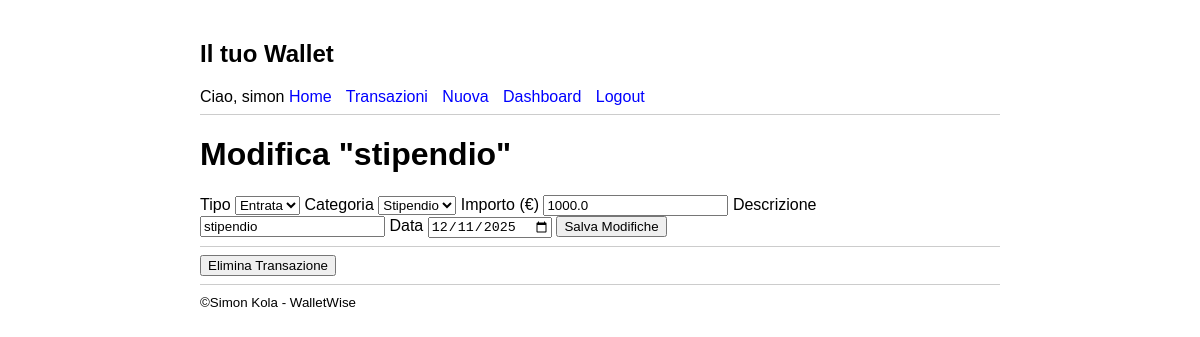
/1/update (signed in), run on an earlier commit of the app's database.
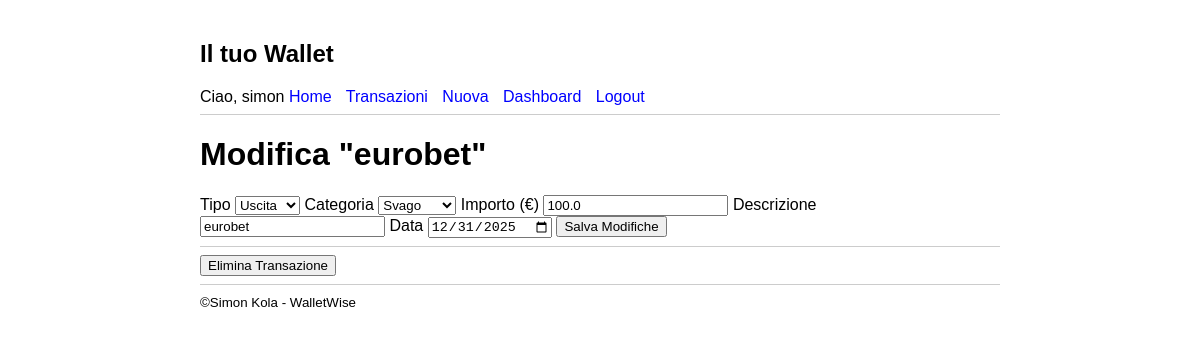
And on a later commit of the database.
### tables this page shows
CREATE TABLE transactions (
  id INTEGER PRIMARY KEY AUTOINCREMENT,
  author_id INTEGER NOT NULL,
  category_id INTEGER NOT NULL,
  created TIMESTAMP NOT NULL DEFAULT CURRENT_TIMESTAMP,
  type TEXT NOT NULL CHECK(type IN ('entrata', 'uscita')),
  amount REAL NOT NULL,
  description TEXT NOT NULL,
  date DATE NOT NULL,
  FOREIGN KEY (author_id) REFERENCES user (id),
  FOREIGN KEY (category_id) REFERENCES categories (id)
);

CREATE TABLE categories (
  id INTEGER PRIMARY KEY AUTOINCREMENT,
  name TEXT NOT NULL
);

### app/main.py (the view, shortened to what this page needs)
@bp.route('/<int:id>/update', methods=('GET', 'POST'))
def update(id):
    if g.user is None:
        return redirect(url_for('auth.login'))
    transaction = get_transaction(id)
    categories = category_repository.find_all()
    return render_template('update.html',
                         transaction=transaction,
                         categories=categories)

### app/auth.py (called while the page is built)
@bp.before_app_request
def load_logged_in_user():
    user_id = session.get('user_id')
    if user_id is None:
        g.user = None
    else:
        g.user = user_repo.get_user_by_id(user_id)

### app/db.py (called while the page is built)
def get_db():
    if 'db' not in g:
        g.db = sqlite3.connect(
            current_app.config['DATABASE']
        )
        g.db.row_factory = sqlite3.Row
    return g.db

### app/main.py (called while the page is built)
def get_transaction(id, check_author=True):
    transaction = transaction_repository.find_by_id(id)
    if transaction is None:
        abort(404, f"Transazione id {id} non esiste.")
    if check_author and transaction['author_id'] != g.user['id']:
        abort(403)  # Vietato!
    return transaction

### app/repositories/categoria_repo.py (called while the page is built)
def find_all():
    db = get_db()
    return db.execute('SELECT * FROM categories ORDER BY name').fetchall()

### app/repositories/transazioni_repo.py (called while the page is built)
def find_by_id(transaction_id):
    db = get_db()
    query = """
        SELECT t.*, u.username, c.name as category_name
        FROM transactions t
        JOIN user u ON t.author_id = u.id
        JOIN categories c ON t.category_id = c.id
        WHERE t.id = ?
    """
    return db.execute(query, (transaction_id,)).fetchone()

### app/templates/update.html
{% extends 'base.html' %}
{% block content %}
    <h1>Modifica "{{ transaction.description }}"</h1>
    <form method="post">
        <label for="type">Tipo</label>
        <select name="type" id="type" required>
            <option value="uscita" {% if transaction.type == 'uscita' %}selected{% endif %}>Uscita</option>
            <option value="entrata" {% if transaction.type == 'entrata' %}selected{% endif %}>Entrata</option>
        </select>
        <label for="category_id">Categoria</label>
        <select name="category_id" id="category_id" required>
            {% for cat in categories %}
            <option value="{{ cat.id }}" {% if cat.id == transaction.category_id %}selected{% endif %}>
                {{ cat.name }}
            </option>
            {% endfor %}
        </select>
        <label for="amount">Importo (€)</label>
        <input type="number" name="amount" id="amount" step="0.01"
               value="{{ request.form.get('amount') or transaction.amount }}" required>
        <label for="description">Descrizione</label>
        <input name="description" id="description"
               value="{{ request.form.get('description') or transaction.description }}" required>
        <label for="date">Data</label>
        <input type="date" name="date" id="date"
               value="{{ request.form.get('date') or transaction.date }}" required>
        <input type="submit" value="Salva Modifiche">
    </form>
    <hr>
    <form action="{{ url_for('main.delete', id=transaction.id) }}" method="post">
        <input type="submit" value="Elimina Transazione"
               onclick="return confirm('Sei sicuro?')">
    </form>
{% endblock %}

What changed in the data, as far as the page shows it:
changed transactions: description "stipendio" → "eurobet"; type "Entrata" → "Uscita"; category_id "Stipendio" → "Svago"; amount "1000.0" → "100.0"; date "12/11/2025" → "12/31/2025"
